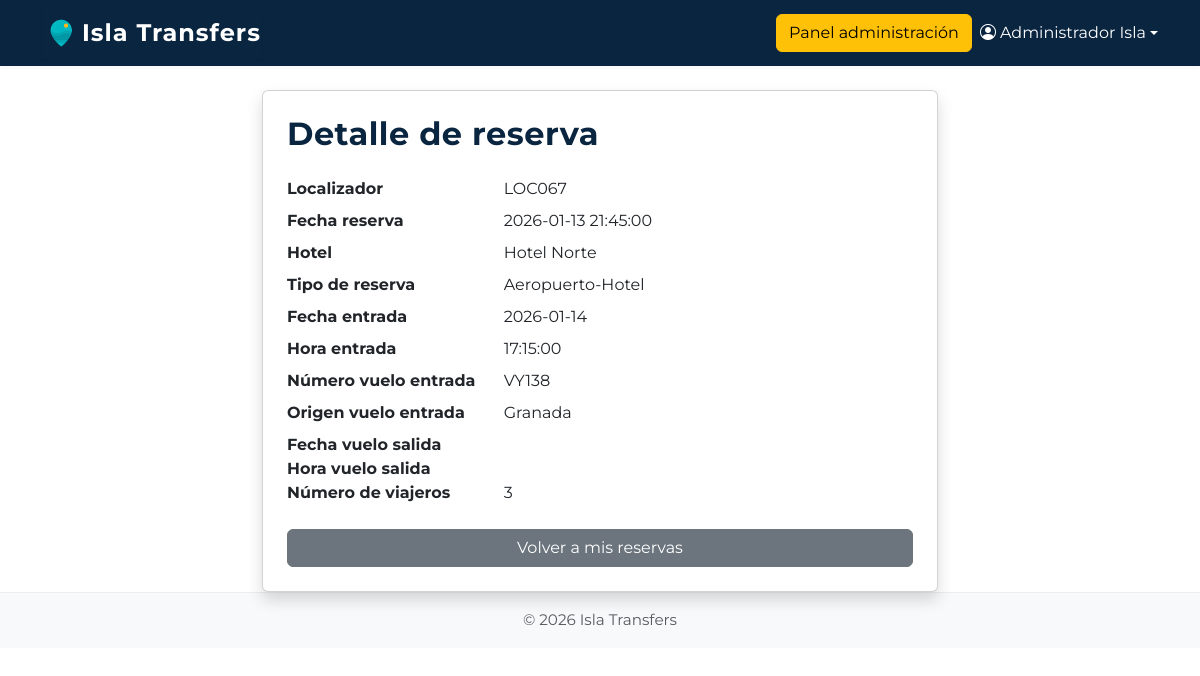
Screenshot of /user/verDetallesReserva/67 (signed in) with the database file from the repository.
### tables this page shows
CREATE TABLE `transfer_reservas` (
  `id_reserva` int(11) NOT NULL,
  `localizador` varchar(100) NOT NULL,
  `id_hotel` int(11) DEFAULT NULL COMMENT 'Es el hotel que realiza la reserva',
  `id_tipo_reserva` int(11) NOT NULL,
  `id_viajero` int(11) NOT NULL,
  `fecha_reserva` datetime NOT NULL,
  `fecha_modificacion` datetime NOT NULL,
  `id_destino` int(11) NOT NULL,
  `fecha_entrada` date NULL,
  `hora_entrada` time NULL,
  `numero_vuelo_entrada` varchar(50) NOT NULL,
  `origen_vuelo_entrada` varchar(50) NULL,
  `hora_vuelo_salida` time NULL,
  `fecha_vuelo_salida` date NULL,
  `num_viajeros` int(11) NOT NULL,
  `id_vehiculo` int(11) NOT NULL
);

CREATE TABLE `transfer_hoteles` (
  `id_hotel` int(11) NOT NULL,
  `nombre` varchar(100) DEFAULT NULL,
  `id_zona` int(11) DEFAULT NULL,
  `comision` int(11) DEFAULT NULL,
  `usuario` varchar(100) NOT NULL UNIQUE,
  `email` varchar(100) NOT NULL UNIQUE,
  `password` varchar(255) NOT NULL
);

CREATE TABLE `transfer_tipo_reservas` (
  `id_tipo_reserva` int(11) NOT NULL,
  `descripcion` varchar(100) NOT NULL
);

### core/Controller.php (called while the page is built, shortened)
<?php
class Controller
{
    public function view($view, $data = [])
    {
        extract($data);
        require __DIR__ . "/../app/views/$view.php";
    }
}

### app/controllers/UserController.php (called while the page is built, shortened)
<?php
class UserController extends Controller
{
    public function verDetallesReserva($id_reserva)
    {
        $reservaModel = $this->model('Reserva');
        $reserva = $reservaModel->getByIdWithDetails($id_reserva);
        $this->view('user/verDetallesReserva', [
            'reserva' => $reserva
        ]);
    }
}

### html/index.php (called while the page is built, shortened)
<?php
$router = new Router();
$router->route();

### app/models/Reserva.php (called while the page is built, shortened)
<?php
class Reserva extends Model
{
    public function getByIdWithDetails($id)
    {
        $db = $this->db();
        $stmt = $db->prepare("
        SELECT r.*,
               h.nombre AS hotel_nombre,
               d.nombre AS destino_hotel,
               t.descripcion AS tipo_reserva_nombre
        FROM transfer_reservas r
        LEFT JOIN transfer_hoteles h ON r.id_hotel = h.id_hotel
        LEFT JOIN transfer_hoteles d ON r.id_destino = d.id_hotel
        LEFT JOIN transfer_tipo_reservas t ON r.id_tipo_reserva = t.id_tipo_reserva
        WHERE r.id_reserva = ?
        LIMIT 1
    ");
        $stmt->execute([$id]);
        return $stmt->fetch(PDO::FETCH_ASSOC);
    }
}

### app/views/user/verDetallesReserva.php (the view)
<?php require __DIR__ . '/../components/header.php'; ?>
<?php require __DIR__ . '/../components/navbar.php'; ?>
<div class="container mt-4" style="max-width: 700px;">
    <div class="card shadow p-4">
        <h2 class="mb-4">Detalle de reserva</h2>
        <?php if (empty($reserva)): ?>
            <div class="alert alert-warning">Reserva no encontrada.</div>
        <?php else: ?>
            <dl class="row">
                <dt class="col-sm-4">Localizador</dt>
                <dd class="col-sm-8"><?= htmlspecialchars($reserva['localizador']) ?></dd>
                <dt class="col-sm-4">Fecha reserva</dt>
                <dd class="col-sm-8"><?= htmlspecialchars($reserva['fecha_reserva']) ?></dd>
                <dt class="col-sm-4">Hotel</dt>
                <dd class="col-sm-8"><?= htmlspecialchars($reserva['destino_hotel'] ?? '—') ?></dd>
                <dt class="col-sm-4">Tipo de reserva</dt>
                <dd class="col-sm-8"><?= htmlspecialchars($reserva['tipo_reserva_nombre'] ?? '—') ?></dd>
                <dt class="col-sm-4">Fecha entrada</dt>
                <dd class="col-sm-8"><?= htmlspecialchars($reserva['fecha_entrada'] ?? '') ?></dd>
                <dt class="col-sm-4">Hora entrada</dt>
                <dd class="col-sm-8"><?= htmlspecialchars($reserva['hora_entrada'] ?? '') ?></dd>
                <dt class="col-sm-4">Número vuelo entrada</dt>
                <dd class="col-sm-8"><?= htmlspecialchars($reserva['numero_vuelo_entrada'] ?? '') ?></dd>
                <dt class="col-sm-4">Origen vuelo entrada</dt>
                <dd class="col-sm-8"><?= htmlspecialchars($reserva['origen_vuelo_entrada'] ?? '') ?></dd>
                <dt class="col-sm-4">Fecha vuelo salida</dt>
                <dd class="col-sm-8"><?= htmlspecialchars($reserva['fecha_vuelo_salida'] ?? '') ?></dd>
                <dt class="col-sm-4">Hora vuelo salida</dt>
                <dd class="col-sm-8"><?= htmlspecialchars($reserva['hora_vuelo_salida'] ?? '') ?></dd>
                <dt class="col-sm-4">Número de viajeros</dt>
                <dd class="col-sm-8"><?= htmlspecialchars($reserva['num_viajeros']) ?></dd>
            </dl>
        <?php endif; ?>
        <a href="/user/misreservas" class="btn btn-secondary">Volver a mis reservas</a>
    </div>
</div>
<?php require __DIR__ . '/../components/footer.php'; ?>

### html/css/custom.css (style rules this page uses)
:root { --color-principal: #00b7c2; --color-header: #0a2540; --color-texto: #333; --color-bg: #fff; --color-navbar-bg: #0a2540; --color-footer-bg: var(--color-gris); --color-footer-text: #888; --color-acento: #ff6b6b; --color-enfasis: #ffb81c; --color-neutro: #f6e7d8; --color-gris: #6b7280; --color-fondo: #fff; }
body { font-family: "Montserrat", Arial, sans-serif; background-color: var(--color-fondo); color: var(--color-texto); }
h1, h2, h3 { color: var(--color-header); font-weight: 700; letter-spacing: 0.5px; }

### rows the page displays
transfer_reservas: localizador "LOC067", fecha_reserva "2026-01-13 21:45:00", id_destino.nombre "Hotel Norte", id_tipo_reserva.descripcion "Aeropuerto-Hotel", fecha_entrada "2026-01-14", hora_entrada "17:15:00", numero_vuelo_entrada "VY138", origen_vuelo_entrada "Granada", num_viajeros "3"

### other values shown
$_SESSION['user_name'] "Administrador Isla"
